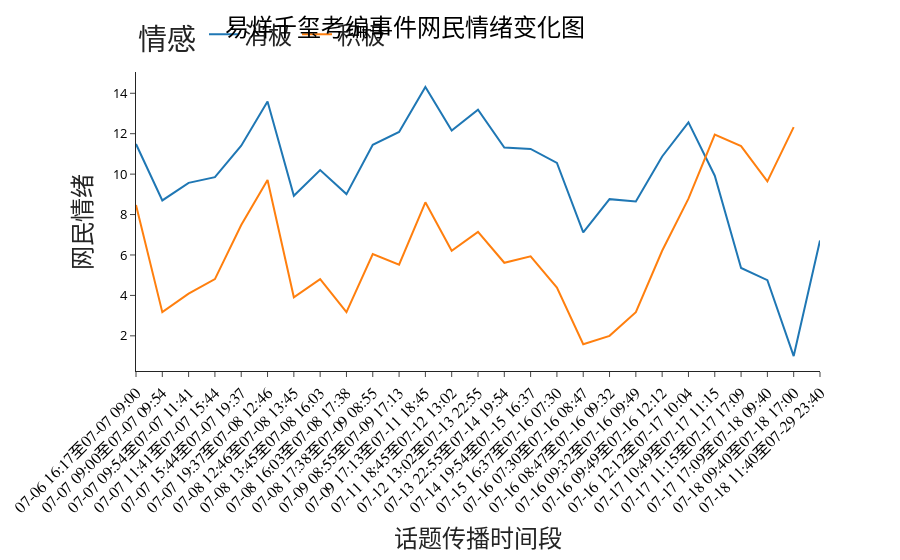

Here is the notebook cell this chart was saved with:
### Code cell
fig = px.line(s1, x='时间段',y='情绪',color='情感', template="simple_white", markers=True)
fig.update_layout(
    font_size = 13,
    title= dict(
        text = "易烊千玺考编事件网民情绪变化图",
        x = 0.45,
        font_size = 24,
        font=dict(
            color="black"
        )
    ),
    xaxis = dict(
        title="话题传播时间段",
        titlefont_size = 24,
        tickfont=dict(
            color="black",
            size=16,
            family="airlblack"
        ),
        tickangle=-45
    ),
    yaxis=dict(
        title="网民情绪",
        titlefont_size = 24,
        tickfont=dict(
            color="black"
        )
    ),
    legend = dict(
        orientation = "h" ,# 开启水平显示
        y = 1.2,
        font_size = 24
    )
)
fig.show()

### Figure 1 — Plotly figure (JSON) as saved in the notebook; plotly's stock layout.template omitted (floating-point values rounded to 4 significant figures)
{"data": [{"hovertemplate": "情感=消极<br>时间段=%{x}<br>情绪=%{y}<extra></extra>", "legendgroup": "消极", "line": {"color": "#1F77B4", "dash": "solid"}, "marker": {"symbol": "circle"}, "mode": "lines", "name": "消极", "orientation": "v", "showlegend": true, "type": "scatter", "x": ["07-06 16:17至07-07 09:00", "07-07 09:00至07-07 09:54", "07-07 09:54至07-07 11:41", "07-07 11:41至07-07 15:44", "07-07 15:44至07-07 19:37", "07-07 19:37至07-08 12:46", "07-08 12:46至07-08 13:45", "07-08 13:45至07-08 16:03", "07-08 16:03至07-08 17:38", "07-08 17:38至07-09 08:55", "07-09 08:55至07-09 17:13", "07-09 17:13至07-11 18:45", "07-11 18:45至07-12 13:02", "07-12 13:02至07-13 22:55", "07-13 22:55至07-14 19:54", "07-14 19:54至07-15 16:37", "07-15 16:37至07-16 07:30", "07-16 07:30至07-16 08:47", "07-16 08:47至07-16 09:32", "07-16 09:32至07-16 09:49", "07-16 09:49至07-16 12:12", "07-16 12:12至07-17 10:04", "07-17 10:49至07-17 11:15", "07-17 11:15至07-17 17:09", "07-17 17:09至07-18 09:40", "07-18 09:40至07-18 17:00", "07-18 11:40至07-29 23:40"], "xaxis": "x", "y": [11.49, 8.7, 9.568, 9.852, 11.41, 13.59, 8.928, 10.2, 9.011, 11.45, 12.08, 14.31, 12.16, 13.19, 11.31, 11.25, 10.55, 7.119, 8.762, 8.647, 10.87, 12.57, 9.922, 5.358, 4.755, 1, 6.714], "yaxis": "y"}, {"hovertemplate": "情感=积极<br>时间段=%{x}<br>情绪=%{y}<extra></extra>", "legendgroup": "积极", "line": {"color": "#FF7F0E", "dash": "solid"}, "marker": {"symbol": "circle"}, "mode": "lines", "name": "积极", "orientation": "v", "showlegend": true, "type": "scatter", "x": ["07-06 16:17至07-07 09:00", "07-07 09:00至07-07 09:54", "07-07 09:54至07-07 11:41", "07-07 11:41至07-07 15:44", "07-07 15:44至07-07 19:37", "07-07 19:37至07-08 12:46", "07-08 12:46至07-08 13:45", "07-08 13:45至07-08 16:03", "07-08 16:03至07-08 17:38", "07-08 17:38至07-09 08:55", "07-09 08:55至07-09 17:13", "07-09 17:13至07-11 18:45", "07-11 18:45至07-12 13:02", "07-12 13:02至07-13 22:55", "07-13 22:55至07-14 19:54", "07-14 19:54至07-15 16:37", "07-15 16:37至07-16 07:30", "07-16 07:30至07-16 08:47", "07-16 08:47至07-16 09:32", "07-16 09:32至07-16 09:49", "07-16 09:49至07-16 12:12", "07-16 12:12至07-17 10:04", "07-17 10:49至07-17 11:15", "07-17 11:15至07-17 17:09", "07-17 17:09至07-18 09:40", "07-18 09:40至07-18 17:00"], "xaxis": "x", "y": [8.476, 3.17, 4.087, 4.807, 7.484, 9.706, 3.907, 4.807, 3.17, 6.044, 5.524, 8.607, 6.209, 7.14, 5.615, 5.931, 4.392, 1.585, 2, 3.17, 6.209, 8.785, 11.95, 11.38, 9.642, 12.33], "yaxis": "y"}], "layout": {"font": {"size": 13}, "legend": {"font": {"size": 24}, "orientation": "h", "title": {"text": "情感"}, "tracegroupgap": 0, "y": 1.2}, "margin": {"t": 60}, "title": {"font": {"color": "black", "size": 24}, "text": "易烊千玺考编事件网民情绪变化图", "x": 0.45}, "xaxis": {"anchor": "y", "domain": [0, 1], "tickangle": -45, "tickfont": {"color": "black", "family": "airlblack", "size": 16}, "title": {"font": {"size": 24}, "text": "话题传播时间段"}}, "yaxis": {"anchor": "x", "domain": [0, 1], "tickfont": {"color": "black"}, "title": {"font": {"size": 24}, "text": "网民情绪"}}}}
